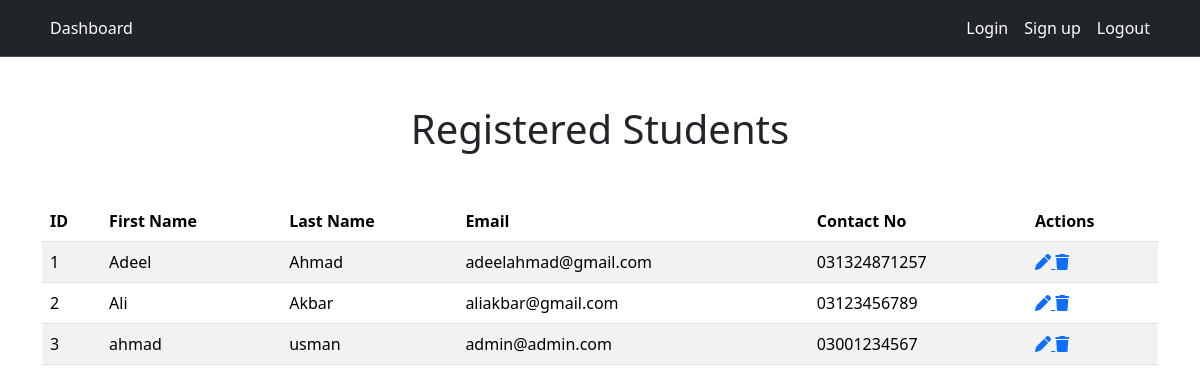
/site/index/, run on an earlier commit of the app's database.
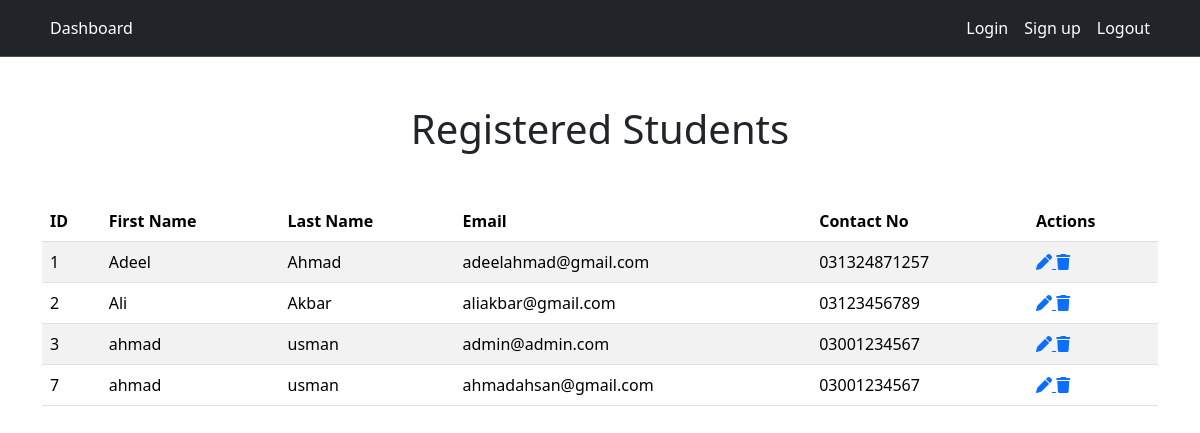
And on a later commit of the database.
### website/models.py (models this page shows, shortened)
class Student(models.Model):
    f_name = models.CharField(max_length=255)
    l_name = models.CharField(max_length=255,null=True)
    email = models.EmailField()
    contact_no = models.CharField(max_length=30)
    profile_img = models.ImageField(upload_to='website/',null=True)

### website/views.py (the view)
# urls.py: path('index/',views.index,name='index'),
def index(request):
    students = Student.objects.all()
    return render(request,'students.html', {'students' : students })

### website/templates/students.html (shortened to what this page needs)
{% load static %}
<!DOCTYPE html>
<html lang="en">
<head>
    <link href="https://cdn.jsdelivr.net/npm/bootstrap@5.3.2/dist/css/bootstrap.min.css" rel="stylesheet">
    <link rel="stylesheet" href="https://cdnjs.cloudflare.com/ajax/libs/font-awesome/6.5.1/css/all.min.css" />
</head>
<body>
    <nav class="navbar bg-dark border-bottom border-body" data-bs-theme="dark">
        <div class="container d-flex flex-wrap">
          <ul class="nav me-auto">
                <li class="nav-item"><a href="{% url 'index' %}" class="nav-link link-body-emphasis px-2 active" aria-current="page">Dashboard</a></li>
          </ul>
          <ul class="nav">
            <li class="nav-item"><a href="/login" class="nav-link link-body-emphasis px-2">Login</a></li>
            <li class="nav-item"><a href="{% url 'register' %}" class="nav-link link-body-emphasis px-2">Sign up</a></li>
            <li class="nav-item"><a href="/logout" class="nav-link link-body-emphasis px-2">Logout</a></li>
        </ul>
        </div>
      </nav>
    <div class="container">
        <h1 class="text-center my-5">Registered Students</h1>
        <table class="table table-striped">
            <thead>
                <tr>
                    <th scope="col">ID</th>
                    <th scope="col">First Name</th>
                    <th scope="col">Last Name</th>
                    <th scope="col">Email</th>
                    <th scope="col">Contact No</th>
                    <th scope="col">Actions</th>
                </tr>
            </thead>
            <tbody>
                {% for student in students %}
                    <tr>
                        <td> {{ student.id }} </td>
                        <td> {{ student.f_name }}</td>
                        <td> {{ student.l_name}} </td>
                        <td> {{ student.email }}</td>
                        <td> {{ student.contact_no }}</td>
                        <td>
                            <a href="{% url 'edit' student.id  %} "> <i class="fa-solid fa-pen"></i> </a>
                            <a href=" {% url 'delete' student.id %}"> <i class="fa-solid fa-trash"></i> </a>
                        </td>
                    </tr>
                {% endfor %}
            </tbody>
        </table>
    </div>
</body>
</html>

What changed in the data, as far as the page shows it:
added Student: id "7", f_name "ahmad", l_name "usman", email "ahmadahsan@gmail.com", contact_no "03001234567"
